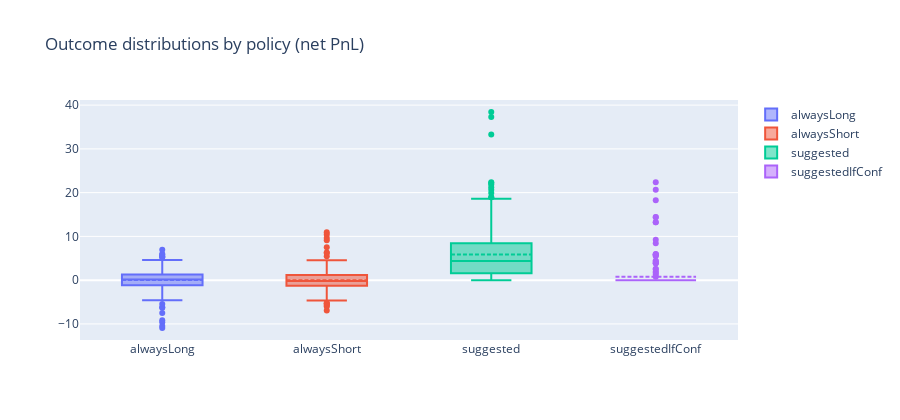

Notebook source saved alongside this figure:
### Code cell
fig = go.Figure()
for col, name in [
    ("pnl_long", "alwaysLong"),
    ("pnl_short", "alwaysShort"),
    ("pnl_suggested", "suggested"),
    ("pnl_suggestedIfConf", "suggestedIfConf"),
]:
    fig.add_trace(go.Box(y=df[col], name=name, boxmean=True))
fig.update_layout(title="Outcome distributions by policy (net PnL)", height=420)
fig

### Figure 1 — Plotly figure (JSON) as saved in the notebook; plotly's stock layout.template omitted (floating-point values rounded to 4 significant figures; data arrays with more than 128 entries replaced by an {"elided": "..."} marker saying what was removed)
{"data": [{"boxmean": true, "name": "alwaysLong", "type": "box", "y": {"elided": "251 float values"}}, {"boxmean": true, "name": "alwaysShort", "type": "box", "y": {"elided": "251 float values"}}, {"boxmean": true, "name": "suggested", "type": "box", "y": {"elided": "251 float values"}}, {"boxmean": true, "name": "suggestedIfConf", "type": "box", "y": {"elided": "251 float values"}}], "layout": {"height": 420, "title": {"text": "Outcome distributions by policy (net PnL)"}}}
